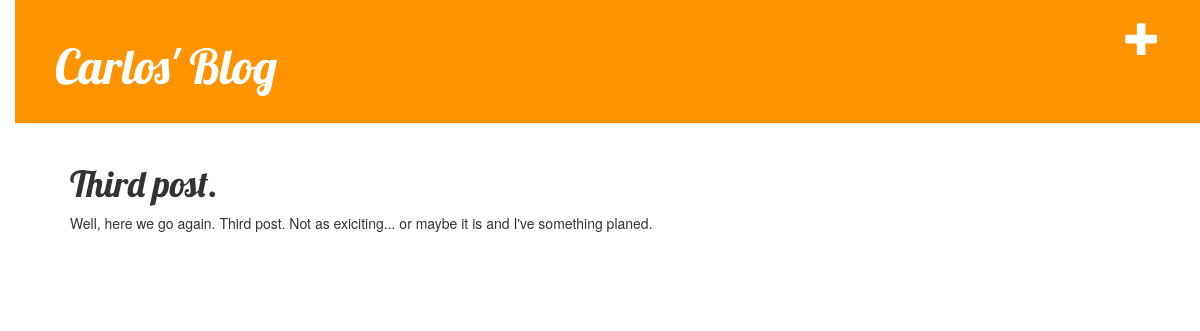
Screenshot of /post/3/ with the database file from the repository.
### blog/models.py (models this page shows, shortened)
class Post(models.Model):
    author = models.ForeignKey('auth.User')
    title = models.CharField(max_length=200)
    text = models.TextField()
    created_date = models.DateTimeField(
            default=timezone.now)
    published_date = models.DateTimeField(
            blank=True, null=True)

### blog/views.py (the view)
# urls.py: url(r'^post/(?P<pk>[0-9]+)/$', views.post_detail, name="post_detail"),
def post_detail(request, pk):
	post = get_object_or_404(Post, pk=pk)
	return render(request, "blog/post_detail.html", {"post": post})

### blog/templates/blog/post_detail.html (shortened to what this page needs)
{% extends 'blog/base.html' %}
{% block content %}
    <div class="post">
        <h1>{{ post.title }}</h1>
        <p>{{ post.text|linebreaks }}</p>
    </div>
{% endblock %}

### blog/static/css/blog.css (style rules this page uses)
body { padding-left: 15px; }
h1, h2, h3, h4 { font-family: 'Lobster', cursive; }
.post { margin-bottom: 70px; }

### rows the page displays
Post: title "Third post.", text "Well, here we go again. Third post. Not as exiciting... or maybe it is and I've something planed."
